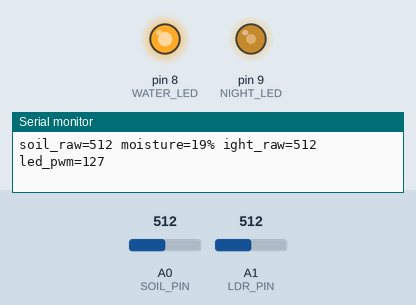
Recording of a sketch running on a simulated Arduino Uno, built for the host (arithmetic inside an expression is 32-bit, double 64-bit). Shown: output pins drawn as LEDs (lit = HIGH), the last lines printed to the serial monitor. Inputs (shaded band) come from the test bench; at power-on: A1 (LDR_PIN) = 512, A0 (SOIL_PIN) = 512. The modem accepts every AT command (registered, SIM ready, sends succeed) and sends nothing else.

Above: at 8.2 s.
8.3 s: A1 (LDR_PIN) set to 490
At 13.6 s:
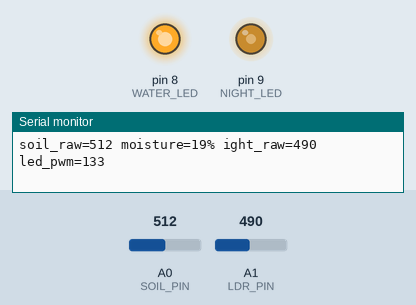
14.0 s: A0 (SOIL_PIN) set to 470
19.3 s: A0 (SOIL_PIN) set to 439
At 24.0 s:
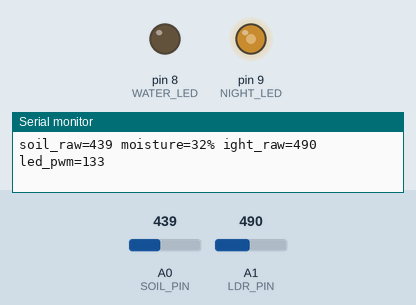
25.1 s: A1 (LDR_PIN) set to 510
At 30.3 s:
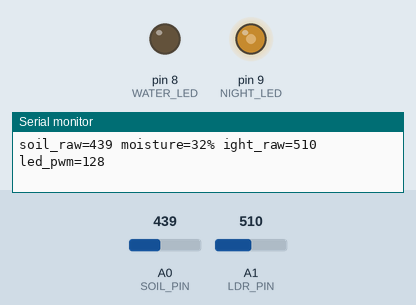
30.6 s: A1 (LDR_PIN) set to 122
At 35.6 s:
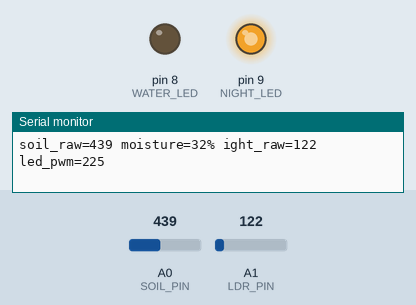
36.2 s: A0 (SOIL_PIN) set to 510
At 40.8 s:
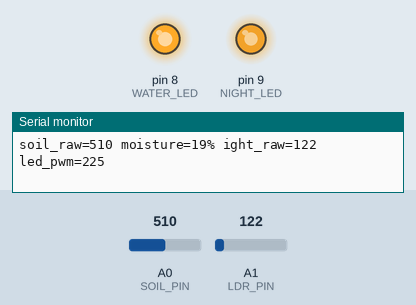
Timing chart, 0 to 42.3 s (numbered marks = the images above; inputs shaded):
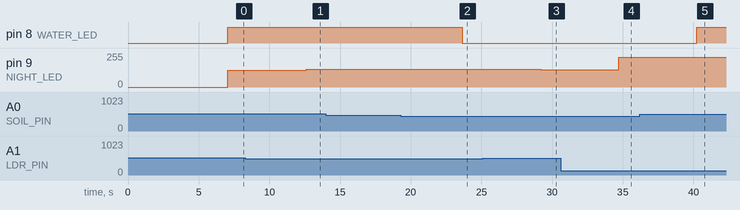

Measured:
- the behaviour switches between 453 and 452 on A0 (SOIL_PIN) (found by bisection; images 1 and 2)
- after the input at 8.3 s, pin 9 (NIGHT_LED): 127/255 → 133/255 after 4.3 s
- after the input at 19.3 s, pin 8 (WATER_LED): HIGH → LOW after 4.4 s
- after the input at 25.1 s, pin 9 (NIGHT_LED): 133/255 → 128/255 after 4.1 s
- after the input at 30.6 s, pin 9 (NIGHT_LED): 128/255 → 225/255 after 4.1 s
- after the input at 36.2 s, pin 8 (WATER_LED): LOW → HIGH after 4.0 s

The sketch:

garden-node.ino
```cpp
#include <SoftwareSerial.h>
#include "wifi_at.h"

const int SOIL_PIN  = A0;   // capacitive probe J1
const int LDR_PIN   = A1;   // 10k divider + LDR1
const int NIGHT_LED = 9;    // PWM, D1 amber
const int WATER_LED = 8;    // D2 red
const int SOIL_DRY = 620, SOIL_WET = 284;

SoftwareSerial esp(3, 2);  // RX, TX → U2
WifiAT wifi(esp);

void setup() {
  Serial.begin(115200);
  esp.begin(9600);
  pinMode(NIGHT_LED, OUTPUT);
  pinMode(WATER_LED, OUTPUT);
  wifi.join("SIM-AP", "breadbox");
  wifi.mqtt("10.0.0.1", 1883);
}

void loop() {
  int soil  = analogRead(SOIL_PIN);
  int light = analogRead(LDR_PIN);
  int pct   = map(soil, SOIL_DRY, SOIL_WET, 0, 60);
  int pwm   = constrain(255 - light / 4, 0, 255);

  analogWrite(NIGHT_LED, pwm);
  digitalWrite(WATER_LED, pct < 30 ? HIGH : LOW);
  Serial.printf("soil_raw=%d moisture=%d%% light_raw=%d led_pwm=%d\n", soil, pct, light, pwm);
  if (every(1000)) wifi.publish("garden/pot1", pct, light);
  delay(500);
}
```

mqtt_lite.h
```cpp
// mqtt_lite.h — just enough MQTT 3.1.1 to publish from an UNO: builds CONNECT, PUBLISH (QoS 0)
// and PINGREQ packets into a caller-supplied buffer and recognises CONNACK. The bytes go to the
// broker through the ESP-01's TCP link (see wifi_at.h).
#pragma once
#include <Arduino.h>

namespace MqttLite {

// Remaining-length varint; returns bytes written.
inline uint8_t putLength(uint8_t* p, uint16_t len) {
  uint8_t n = 0;
  do {
    uint8_t b = len % 128;
    len /= 128;
    if (len) b |= 0x80;
    p[n++] = b;
  } while (len);
  return n;
}

inline uint16_t putString(uint8_t* p, const char* s) {
  uint16_t n = strlen(s);
  p[0] = n >> 8;
  p[1] = n & 0xff;
  memcpy(p + 2, s, n);
  return n + 2;
}

// CONNECT with a clean session and no credentials. Returns the packet length (0 if `cap` is
// too small).
inline uint16_t connect(uint8_t* buf, uint16_t cap, const char* clientId, uint16_t keepAlive) {
  uint16_t body = 10 + 2 + strlen(clientId);
  if (body + 3 > cap) return 0;
  uint16_t i = 0;
  buf[i++] = 0x10;
  i += putLength(buf + i, body);
  i += putString(buf + i, "MQTT");
  buf[i++] = 4;     // protocol level 3.1.1
  buf[i++] = 0x02;  // clean session
  buf[i++] = keepAlive >> 8;
  buf[i++] = keepAlive & 0xff;
  i += putString(buf + i, clientId);
  return i;
}

// PUBLISH at QoS 0.
inline uint16_t publish(uint8_t* buf, uint16_t cap, const char* topic, const char* payload) {
  uint16_t plen = strlen(payload);
  uint16_t body = 2 + strlen(topic) + plen;
  if (body + 3 > cap) return 0;
  uint16_t i = 0;
  buf[i++] = 0x30;
  i += putLength(buf + i, body);
  i += putString(buf + i, topic);
  memcpy(buf + i, payload, plen);
  return i + plen;
}

inline uint16_t pingreq(uint8_t* buf) {
  buf[0] = 0xC0;
  buf[1] = 0;
  return 2;
}

// CONNACK with return code 0?
inline bool connAccepted(const uint8_t* p, uint16_t n) {
  return n >= 4 && p[0] == 0x20 && p[1] == 2 && p[3] == 0;
}

}  // namespace MqttLite
```

wifi_at.h
```cpp
// wifi_at.h — drives an ESP-01 (ESP8266 with Espressif's AT firmware) over a serial port:
// join an access point, open a TCP link to an MQTT broker and publish through it with
// mqtt_lite.h. Blocking and small on purpose: everything fits an UNO's 2 KB of RAM.
#pragma once
#include <Arduino.h>
#include <stdarg.h>
#include "mqtt_lite.h"

// ---------------------------------------------------------------- Serial.printf for AVR
// The ESP cores give Serial a printf(); the AVR core doesn't. PrintfSerial wraps the
// hardware port and adds one so the sketch reads the same on every board.
class PrintfSerial : public Stream {
 public:
  explicit PrintfSerial(HardwareSerial& hw) : hw_(hw) {}
  void begin(unsigned long baud) { hw_.begin(baud); }
  void end() { hw_.end(); }
  int available() override { return hw_.available(); }
  int read() override { return hw_.read(); }
  int peek() override { return hw_.peek(); }
  void flush() override { hw_.flush(); }
  size_t write(uint8_t c) override { return hw_.write(c); }
  using Print::write;
  operator bool() { return true; }
  size_t printf(const char* fmt, ...) {
    char line[96];
    va_list ap;
    va_start(ap, fmt);
    vsnprintf(line, sizeof line, fmt, ap);
    va_end(ap);
    return print(line);
  }

 private:
  HardwareSerial& hw_;
};
static PrintfSerial SerialPrintf(Serial);
#define Serial SerialPrintf

// ---------------------------------------------------------------- every(ms)
// True once per `ms` milliseconds at each call site. The schedule advances by `ms` instead of
// restarting from now, so the long-run rate is exact even though loop() takes time itself.
#define every(ms)                                         \
  ([&]() -> bool {                                        \
    static unsigned long next_ = 0;                       \
    unsigned long now_ = millis();                        \
    if ((long)(now_ - next_) < 0) return false;           \
    next_ += (ms);                                        \
    if ((long)(now_ - next_) >= 0) next_ = now_ + (ms);   \
    return true;                                          \
  }())

// ---------------------------------------------------------------- garden-node telemetry
// Lux seen by a GL5528 LDR (R = 350k·lux^-0.7) on top of a 10 kΩ divider, from its ADC value.
inline int luxFromRaw(int raw) {
  if (raw <= 0) return 0;
  if (raw >= 1023) raw = 1022;
  float r = 10000.0f * (1023.0f / raw - 1.0f);
  return (int)lround(pow(350000.0f / r, 1.0f / 0.7f));
}

// ATmega328P on-chip temperature sensor (ADC8, 1.1 V reference), datasheet typical curve.
// Good to a few degrees uncalibrated; the sim reports the bench's air temperature.
inline int chipTempC() {
  ADMUX = _BV(REFS1) | _BV(REFS0) | _BV(MUX3);
  delay(2);
  ADCSRA |= _BV(ADSC);
  while (ADCSRA & _BV(ADSC)) {
  }
  uint16_t raw = ADC;
  float v = (raw + 0.5f) * 1.1f / 1024.0f;
  float t = v < 0.314f ? 25 + (v - 0.314f) / 0.0010286f : 25 + (v - 0.314f) / 0.0011f;
  return (int)lround(t);
}

// ---------------------------------------------------------------- WifiAT
class WifiAT {
 public:
  explicit WifiAT(Stream& port) : port_(port) {}

  // Waits for the module, then joins the access point. True once it has an IP.
  bool join(const char* ssid, const char* pass) {
    waitFor("ready", 2000);  // power-on boot log, then "ready"
    bool alive = false;
    for (uint8_t i = 0; i < 6 && !alive; i++) alive = command(F("AT"), "OK", 600);
    command(F("ATE0"), "OK", 600);  // no echo: SoftwareSerial is half duplex
    command(F("AT+CWMODE=1"), "OK", 1000);
    port_.print(F("AT+CWJAP=\""));
    port_.print(ssid);
    port_.print(F("\",\""));
    port_.print(pass);
    port_.print(F("\"\r\n"));
    joined_ = waitFor("OK", 20000, "FAIL");
    return joined_;
  }

  // Opens the TCP link to the broker and sends MQTT CONNECT.
  bool mqtt(const char* host, uint16_t port, const char* clientId = "garden-node") {
    host_ = host;
    mqttPort_ = port;
    clientId_ = clientId;
    return connectBroker();
  }

  // Publishes a text payload (QoS 0). Reconnects (at most every 5 s) if the link dropped.
  bool publish(const char* topic, const char* payload) {
    if (!up_ && !reconnect()) return false;
    uint8_t pkt[96];
    uint16_t n = MqttLite::publish(pkt, sizeof pkt, topic, payload);
    up_ = n && send(pkt, n);
    return up_;
  }

  // garden-node telemetry: {"m":<moisture %>,"lux":<lux>,"t":<°C>}.
  bool publish(const char* topic, int moisture, int lightRaw) {
    char json[48];
    snprintf(json, sizeof json, "{\"m\":%d,\"lux\":%d,\"t\":%d}", moisture, luxFromRaw(lightRaw), chipTempC());
    return publish(topic, json);
  }

  bool connected() const { return up_; }

 private:
  bool command(const __FlashStringHelper* cmd, const char* expect, unsigned long timeout) {
    port_.print(cmd);
    port_.print(F("\r\n"));
    return waitFor(expect, timeout, "ERROR");
  }

  // Reads until `expect` (true) or `fail` (false) appears, or the timeout passes. Notes link
  // loss ("CLOSED") on the way.
  bool waitFor(const char* expect, unsigned long timeout, const char* fail = nullptr) {
    unsigned long t0 = millis();
    while (millis() - t0 < timeout) {
      while (port_.available()) {
        push(port_.read());
        if (ends("CLOSED")) up_ = false;
        if (ends(expect)) return true;
        if (fail && ends(fail)) return false;
      }
    }
    return false;
  }

  void push(char c) {
    memmove(tail_, tail_ + 1, sizeof tail_ - 2);
    tail_[sizeof tail_ - 2] = c;
    tail_[sizeof tail_ - 1] = 0;
  }

  bool ends(const char* s) const {
    size_t n = strlen(s), have = sizeof tail_ - 1;
    return n <= have && memcmp(tail_ + have - n, s, n) == 0;
  }

  // AT+CIPSEND=<n>, wait for the '>' prompt, write the bytes, wait for SEND OK.
  bool send(const uint8_t* data, uint16_t len) {
    while (port_.available()) {
      push(port_.read());
      if (ends("CLOSED")) up_ = false;
    }
    port_.print(F("AT+CIPSEND="));
    port_.print(len);
    port_.print(F("\r\n"));
    if (!waitFor(">", 2000, "ERROR")) return false;
    port_.write(data, len);
    return waitFor("SEND OK", 4000, "ERROR");
  }

  bool connectBroker() {
    lastTry_ = millis();
    port_.print(F("AT+CIPSTART=\"TCP\",\""));
    port_.print(host_);
    port_.print(F("\","));
    port_.print(mqttPort_);
    port_.print(F("\r\n"));
    if (!waitFor("OK", 10000, "ERROR")) return up_ = false;
    uint8_t pkt[48];
    uint16_t n = MqttLite::connect(pkt, sizeof pkt, clientId_, 60);
    if (!send(pkt, n)) return up_ = false;
    // CONNACK arrives as "+IPD,4:" followed by 4 raw bytes.
    if (!waitFor("+IPD,4:", 5000)) return up_ = false;
    uint8_t ack[4];
    uint8_t got = 0;
    unsigned long t0 = millis();
    while (got < 4 && millis() - t0 < 500) {
      if (port_.available()) ack[got++] = port_.read();
    }
    up_ = MqttLite::connAccepted(ack, got);
    return up_;
  }

  bool reconnect() {
    if (!host_ || millis() - lastTry_ < 5000) return false;
    command(F("AT+CIPCLOSE"), "OK", 500);
    return connectBroker();
  }

  Stream& port_;
  const char* host_ = nullptr;
  uint16_t mqttPort_ = 1883;
  const char* clientId_ = "garden-node";
  bool joined_ = false;
  bool up_ = false;
  unsigned long lastTry_ = 0;
  char tail_[24] = {0};
};
```
